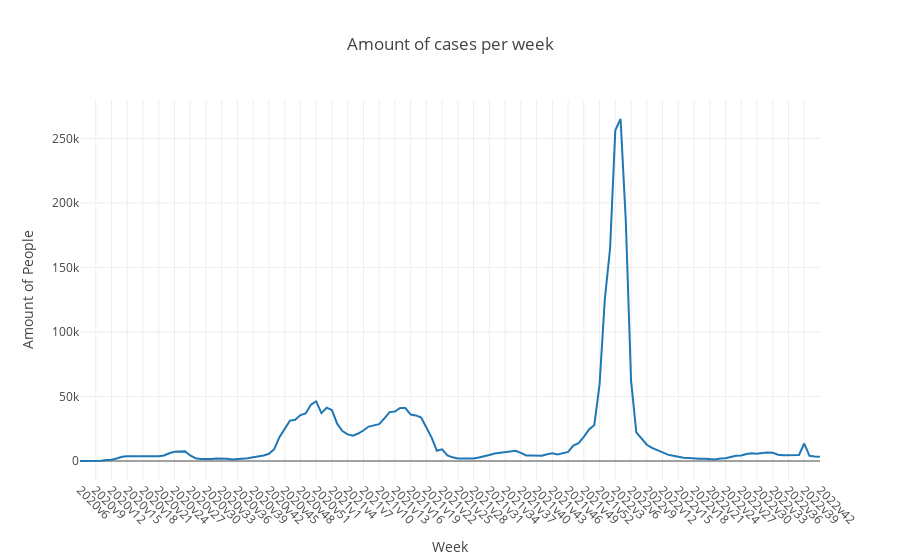

Notebook code for this chart:
### Markdown cell above
d) plotly

### Code cell
fig = px.line(df, x = "Week", y = "Amount of cases per week", title = "Amount of cases per week")
fig.update_layout(yaxis_title = "Amount of People")
fig.update_xaxes(tickangle=45)
fig.show()
#TODO SAVE FILE

### Figure 1 — Plotly figure (JSON) as saved in the notebook; plotly's stock layout.template omitted (floating-point values rounded to 4 significant figures; data arrays with more than 128 entries replaced by an {"elided": "..."} marker saying what was removed)
{"data": [{"hovertemplate": "Week=%{x}<br>Amount of cases per week=%{y}<extra></extra>", "legendgroup": "", "line": {"color": "#1F77B4", "dash": "solid"}, "marker": {"symbol": "circle"}, "mode": "lines", "name": "", "orientation": "v", "showlegend": false, "type": "scatter", "x": {"elided": "142 str values"}, "xaxis": "x", "y": {"elided": "142 int values"}, "yaxis": "y"}], "layout": {"legend": {"tracegroupgap": 0}, "title": {"text": "Amount of cases per week"}, "xaxis": {"anchor": "y", "domain": [0, 1], "tickangle": 45, "title": {"text": "Week"}}, "yaxis": {"anchor": "x", "domain": [0, 1], "title": {"text": "Amount of People"}}}}
